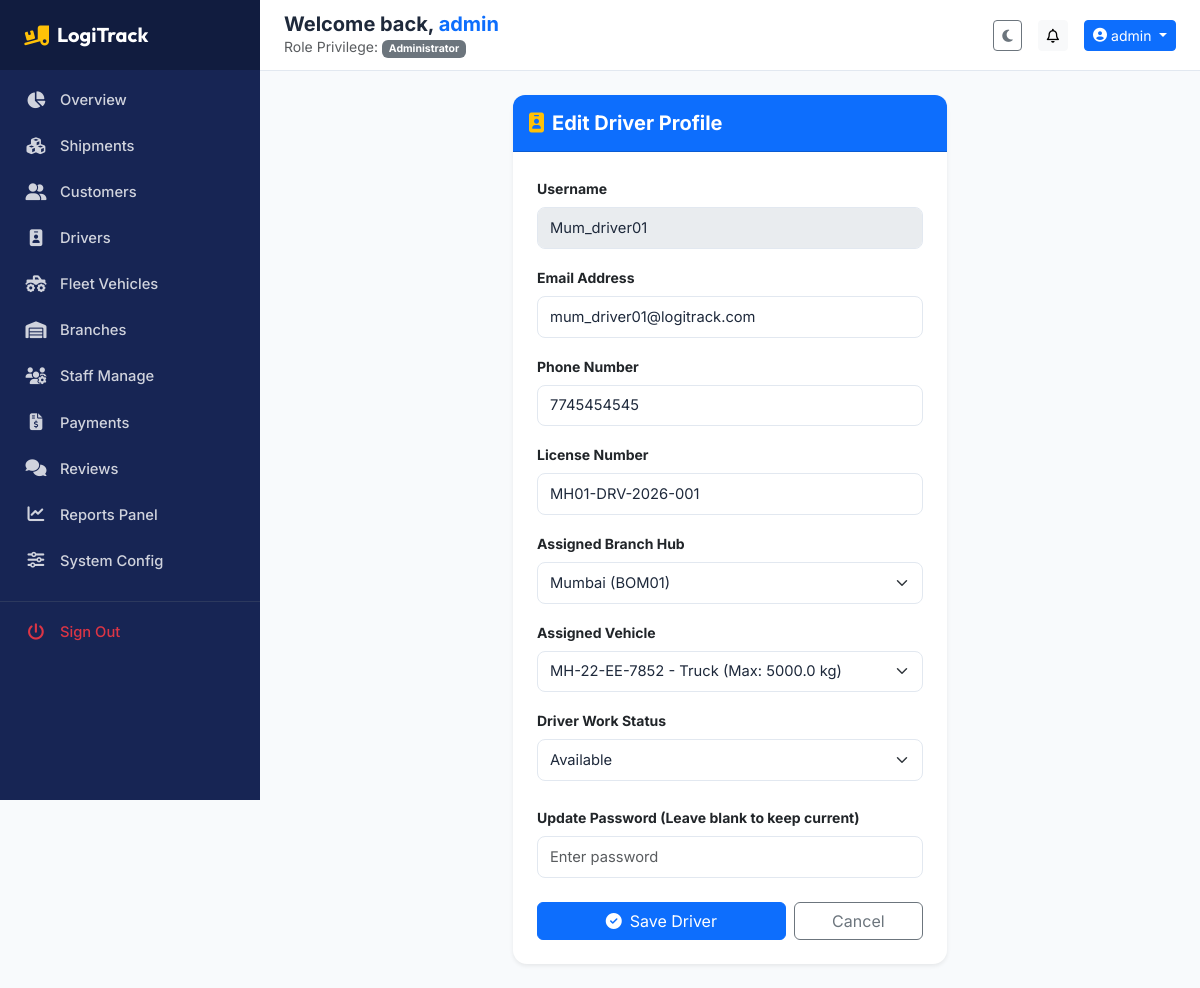
Screenshot of /admin/drivers/edit/1 (signed in) with the database file from the repository.
### app/models.py (models this page shows, shortened)
class BaseModel(db.Model):
    __abstract__ = True

class User(BaseModel):
    __tablename__ = 'users'
    id = db.Column(db.Integer, primary_key=True)
    username = db.Column(db.String(80), unique=True, nullable=False)
    email = db.Column(db.String(120), unique=True, nullable=False)
    password_hash = db.Column(db.String(255), nullable=False)
    role_id = db.Column(db.Integer, db.ForeignKey('roles.id'), nullable=False)
    branch_id = db.Column(db.Integer, db.ForeignKey('branches.id', ondelete='SET NULL'), nullable=True)
    is_active = db.Column(db.Boolean, default=True)
    created_at = db.Column(db.DateTime, default=datetime.utcnow)
    updated_at = db.Column(db.DateTime, default=datetime.utcnow, onupdate=datetime.utcnow)
    customer_profile = db.relationship('Customer', backref='user', uselist=False, cascade="all, delete-orphan")
    driver_profile = db.relationship('Driver', backref='user', uselist=False, cascade="all, delete-orphan")
    addresses = db.relationship('Address', backref='user', lazy=True, cascade="all, delete-orphan")
    notifications = db.relationship('Notification', backref='user', lazy=True, cascade="all, delete-orphan")
    activity_logs = db.relationship('ActivityLog', backref='user', lazy=True)

class Role(BaseModel):
    __tablename__ = 'roles'
    id = db.Column(db.Integer, primary_key=True)
    name = db.Column(db.String(50), unique=True, nullable=False)
    description = db.Column(db.String(255))
    users = db.relationship('User', backref='role', lazy=True)

class Driver(BaseModel):
    __tablename__ = 'drivers'
    id = db.Column(db.Integer, primary_key=True)
    user_id = db.Column(db.Integer, db.ForeignKey('users.id', ondelete='CASCADE'), unique=True, nullable=False)
    phone = db.Column(db.String(20), nullable=False)
    license_number = db.Column(db.String(50), unique=True, nullable=False)
    vehicle_id = db.Column(db.Integer, db.ForeignKey('vehicles.id', ondelete='SET NULL'), unique=True, nullable=True)
    branch_id = db.Column(db.Integer, db.ForeignKey('branches.id', ondelete='SET NULL'), nullable=True)
    status = db.Column(db.String(50), default='Available')  # Available, Busy, Offline
    rating = db.Column(db.Float, default=5.0)
    shipments = db.relationship('Shipment', backref='driver', lazy=True)

class Branch(BaseModel):
    __tablename__ = 'branches'
    id = db.Column(db.Integer, primary_key=True)
    name = db.Column(db.String(100), nullable=False)
    code = db.Column(db.String(20), unique=True, nullable=False)
    address = db.Column(db.String(255), nullable=False)
    city = db.Column(db.String(100), nullable=False)
    state = db.Column(db.String(100), nullable=False)
    zip_code = db.Column(db.String(20), nullable=False)
    phone = db.Column(db.String(20), nullable=False)
    email = db.Column(db.String(100), nullable=False)
    created_at = db.Column(db.DateTime, default=datetime.utcnow)
    vehicles = db.relationship('Vehicle', backref='branch', lazy=True)
    drivers = db.relationship('Driver', backref='branch', lazy=True)
    managers = db.relationship('User', backref='branch', lazy=True)

class Vehicle(BaseModel):
    __tablename__ = 'vehicles'
    id = db.Column(db.Integer, primary_key=True)
    vehicle_number = db.Column(db.String(50), unique=True, nullable=False)
    vehicle_type = db.Column(db.String(50), nullable=False)  # Truck, Van, Bike, Container
    capacity = db.Column(db.Float, nullable=False)            # in kg
    fuel_type = db.Column(db.String(50), nullable=False)     # Diesel, Petrol, Electric
    insurance_expiry = db.Column(db.Date, nullable=False)
    maintenance_status = db.Column(db.String(50), default='Good')   # Good, Needs Service, Under Repair
    availability = db.Column(db.String(50), default='Available')   # Available, In Use, Out of Service
    branch_id = db.Column(db.Integer, db.ForeignKey('branches.id', ondelete='SET NULL'), nullable=True)
    driver = db.relationship('Driver', backref='vehicle', uselist=False)

### app/blueprints/admin/routes.py (the view, shortened to what this page needs)
@admin_bp.route('/drivers/edit/<int:id>', methods=['GET', 'POST'])
@login_required
@role_required('Administrator')
def edit_driver(id):
    driver = db.session.get(Driver, id)
    if not driver:
        flash("Driver not found.", "danger")
        return redirect(url_for('admin.list_drivers'))
    branches = Branch.query.all()
    assigned_vehicle_ids = [d.vehicle_id for d in Driver.query.filter(Driver.vehicle_id != None, Driver.id != id).all()]
    if assigned_vehicle_ids:
        vehicles = Vehicle.query.filter(~Vehicle.id.in_(assigned_vehicle_ids)).all()
    else:
        vehicles = Vehicle.query.all()
    return render_template('admin/driver_form.html', action="Edit", driver=driver, branches=branches, vehicles=vehicles)

### app/templates/admin/driver_form.html (shortened to what this page needs)
{% extends "base.html" %}
{% block content %}
<div class="row">
    <div class="col-lg-6 mx-auto">
        <div class="card border-0 shadow-sm kpi-card">
            <div class="card-header bg-primary text-white py-3" style="border-radius: 12px 12px 0 0;">
                <h5 class="mb-0 fw-bold"><i class="fa-solid fa-id-badge me-2 text-warning"></i>{{ action }} Driver Profile</h5>
            </div>
            <div class="card-body p-4">
                <form method="POST">
                    {% if action == "Add" %}
                    <div class="mb-3">
                        <label class="form-label small fw-bold">Username</label>
                        <input type="text" name="username" class="form-control" placeholder="Enter username" required>
                    </div>
                    {% else %}
                    <div class="mb-3">
                        <label class="form-label small fw-bold">Username</label>
                        <input type="text" class="form-control" value="{{ driver.user.username }}" disabled>
                    </div>
                    {% endif %}
                    <div class="mb-3">
                        <label class="form-label small fw-bold">Email Address</label>
                        <input type="email" name="email" class="form-control" value="{{ driver.user.email if driver else '' }}" placeholder="Enter email (@gmail.com or @logitrack.com)" pattern="[a-zA-Z0-9._%+-]+@(gmail\.com|logitrack\.com)" title="Email domain must be @gmail.com or @logitrack.com" required>
                    </div>
                    <div class="mb-3">
                        <label class="form-label small fw-bold">Phone Number</label>
                        <input type="text" name="phone" class="form-control" value="{{ driver.phone if driver else '' }}" placeholder="Enter 10-digit phone" pattern="[0-9]{10}" maxlength="10" title="Phone number must contain exactly 10 digits (0-9)" required>
                    </div>
                    <div class="mb-3">
                        <label class="form-label small fw-bold">License Number</label>
                        <input type="text" name="license_number" class="form-control" value="{{ driver.license_number if driver else '' }}" placeholder="Enter license number" required>
                    </div>
                    <div class="mb-3">
                        <label class="form-label small fw-bold">Assigned Branch Hub</label>
                        <select name="branch_id" class="form-select">
                            {% for b in branches %}
                                <option value="{{ b.id }}" {% if driver and driver.branch_id == b.id %}selected{% endif %}>{{ b.name }} ({{ b.code }})</option>
                            {% endfor %}
                        </select>
                    </div>
                    <div class="mb-3">
                        <label class="form-label small fw-bold">Assigned Vehicle</label>
                        <select name="vehicle_id" class="form-select">
                            {% for v in vehicles %}
                                <option value="{{ v.id }}" {% if driver and driver.vehicle_id == v.id %}selected{% endif %}>{{ v.vehicle_number }} - {{ v.vehicle_type }} (Max: {{ v.capacity }} kg)</option>
                            {% endfor %}
                        </select>
                    </div>
                    <div class="row mb-4">
                        <div class="col-12">
                            <label class="form-label small fw-bold">Driver Work Status</label>
                            <select name="status" class="form-select">
                                <option value="Available" {% if driver and driver.status == 'Available' %}selected{% endif %}>Available</option>
                            </select>
                        </div>
                    </div>
                    <div class="mb-4">
                        <label class="form-label small fw-bold">{% if action == "Edit" %}Update Password (Leave blank to keep current){% else %}Account Password{% endif %}</label>
                        <input type="password" name="password" class="form-control" placeholder="Enter password" minlength="4" pattern="(?=.*\d)(?=.*[^a-zA-Z0-9\s]).{4,}" title="Password must be at least 4 characters and contain at least 1 digit and 1 special character" {% if action == "Add" %}required{% endif %}>
                    </div>
                    <div class="d-flex gap-2">
                        <button type="submit" class="btn btn-primary w-100"><i class="fa-solid fa-circle-check me-2"></i>Save Driver</button>
                        <a href="{{ url_for('admin.list_drivers') }}" class="btn btn-outline-secondary w-50">Cancel</a>
                    </div>
                </form>
            </div>
        </div>
    </div>
</div>
{% endblock %}

### app/templates/base.html (shortened to what this page needs)
<!DOCTYPE html>
<html lang="en">
<head>
    <link href="https://cdn.jsdelivr.net/npm/bootstrap@5.3.2/dist/css/bootstrap.min.css" rel="stylesheet">
    <link rel="stylesheet" href="https://cdnjs.cloudflare.com/ajax/libs/font-awesome/6.4.2/css/all.min.css">
    <link rel="stylesheet" href="https://unpkg.com/leaflet@1.9.4/dist/leaflet.css"/>
    <link rel="stylesheet" href="{{ url_for('static', filename='css/style.css') }}">
</head>
<body data-theme="light">
    <div class="toast-container position-fixed top-0 end-0 p-3" style="z-index: 1100;">
    </div>
    {% if current_user %}
    <div class="dashboard-container">
        <aside class="sidebar" id="app-sidebar">
            <div class="sidebar-header">
                <a href="/" class="text-white text-decoration-none d-flex align-items-center">
                    <i class="fa-solid fa-truck-ramp-box fa-lg me-2 text-warning"></i>
                    <span class="fs-5 fw-bold font-brand">LogiTrack</span>
                </a>
            </div>
            <ul class="sidebar-menu mt-2">
                {% if current_user.role.name == 'Administrator' %}
                    <li class="sidebar-menu-item {% if request.endpoint == 'admin.dashboard' %}active{% endif %}">
                        <a href="{{ url_for('admin.dashboard') }}"><i class="fa-solid fa-chart-pie"></i><span>Overview</span></a>
                    </li>
                    <li class="sidebar-menu-item {% if 'shipments' in request.endpoint %}active{% endif %}">
                        <a href="{{ url_for('admin.list_shipments') }}"><i class="fa-solid fa-cubes"></i><span>Shipments</span></a>
                    </li>
                    <li class="sidebar-menu-item {% if 'customers' in request.endpoint %}active{% endif %}">
                        <a href="{{ url_for('admin.list_customers') }}"><i class="fa-solid fa-user-group"></i><span>Customers</span></a>
                    </li>
                    <li class="sidebar-menu-item {% if 'drivers' in request.endpoint %}active{% endif %}">
                        <a href="{{ url_for('admin.list_drivers') }}"><i class="fa-solid fa-id-badge"></i><span>Drivers</span></a>
                    </li>
                    <li class="sidebar-menu-item {% if 'vehicles' in request.endpoint %}active{% endif %}">
                        <a href="{{ url_for('admin.list_vehicles') }}"><i class="fa-solid fa-truck-monster"></i><span>Fleet Vehicles</span></a>
                    </li>
                    <li class="sidebar-menu-item {% if 'branches' in request.endpoint %}active{% endif %}">
                        <a href="{{ url_for('admin.list_branches') }}"><i class="fa-solid fa-warehouse"></i><span>Branches</span></a>
                    </li>
                    <li class="sidebar-menu-item {% if 'employees' in request.endpoint %}active{% endif %}">
                        <a href="{{ url_for('admin.list_employees') }}"><i class="fa-solid fa-users-gear"></i><span>Staff Manage</span></a>
                    </li>
                    <li class="sidebar-menu-item {% if 'payments' in request.endpoint %}active{% endif %}">
                        <a href="{{ url_for('admin.list_payments') }}"><i class="fa-solid fa-file-invoice-dollar"></i><span>Payments</span></a>
                    </li>
                    <li class="sidebar-menu-item {% if 'feedback' in request.endpoint %}active{% endif %}">
                        <a href="{{ url_for('admin.list_feedback') }}"><i class="fa-solid fa-comments"></i><span>Reviews</span></a>
                    </li>
                    <li class="sidebar-menu-item {% if 'reports' in request.endpoint %}active{% endif %}">
                        <a href="{{ url_for('reports.index') }}"><i class="fa-solid fa-chart-line"></i><span>Reports Panel</span></a>
                    </li>
                    <li class="sidebar-menu-item {% if 'settings' in request.endpoint %}active{% endif %}">
                        <a href="{{ url_for('admin.system_settings') }}"><i class="fa-solid fa-sliders"></i><span>System Config</span></a>
                    </li>
                {% endif %}
                <li class="sidebar-menu-item mt-3 pt-2 border-top border-secondary border-opacity-25">
                    <a href="{{ url_for('auth.logout') }}" class="text-danger"><i class="fa-solid fa-power-off text-danger"></i><span>Sign Out</span></a>
                </li>
            </ul>
        </aside>
        <main class="main-content">
            <header class="top-navbar d-flex align-items-center justify-content-between">
                <div class="d-flex align-items-center gap-2">
                    <div>
                        <h5 class="mb-0 fw-bold d-none d-sm-block">Welcome back, <span class="text-primary">{{ current_user.username }}</span></h5>
                        <small class="text-muted d-none d-md-block">Role Privilege: <span class="badge bg-secondary">{{ current_user.role.name }}</span></small>
                    </div>
                </div>
                <div class="d-flex align-items-center gap-2 gap-sm-3">
                    <button class="btn btn-outline-secondary btn-sm" id="theme-toggle" title="Switch Theme" aria-label="Switch Theme">
                        <i class="fa-solid fa-moon" id="theme-icon"></i>
                    </button>
                    <div class="dropdown">
                        <button class="btn btn-light position-relative btn-sm" type="button" data-bs-toggle="dropdown" aria-expanded="false" aria-label="Notifications">
                            <i class="fa-regular fa-bell"></i>
                        </button>
                    </div>
                    <div class="dropdown">
                        <button class="btn btn-primary btn-sm dropdown-toggle d-flex align-items-center gap-1" type="button" data-bs-toggle="dropdown" aria-expanded="false">
                            <i class="fa-solid fa-circle-user"></i>
                            <span class="d-none d-sm-inline">{{ current_user.username }}</span>
                        </button>
                    </div>
                </div>
            </header>
            <div class="content-wrapper container-fluid p-2 p-sm-3 p-lg-4">
                {% block content %}{% endblock %}
            </div>
        </main>
    </div>
    {% endif %}
</body>
</html>

### rows the page displays
User: username "admin"
Role: role.name "Administrator"
User: user.username "Mum_driver01", email "mum_driver01@logitrack.com"
Driver: phone "7745454545", license_number "MH01-DRV-2026-001", branch_id "Mumbai (BOM01)", vehicle_id "MH-22-EE-7852 - Truck (Max: 5000.0 kg)", status "Available"

### other values shown
{{ action }} "Edit"
